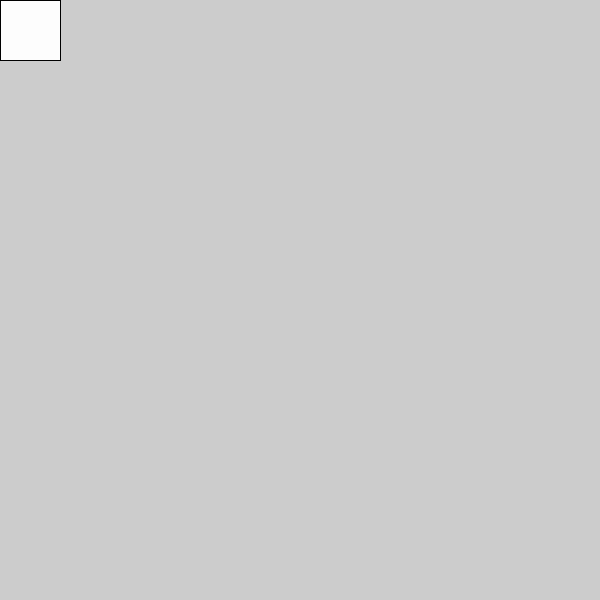
Frame 1 (no input)
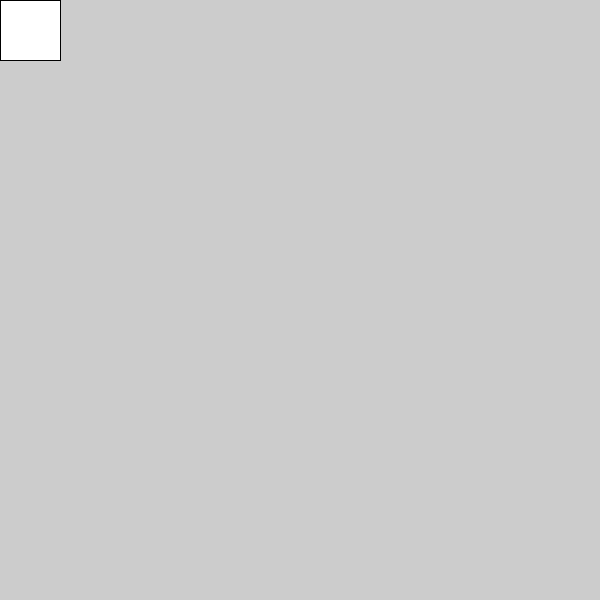
Frame 60 (the mouse pressed at the canvas centre just before this capture)
Frame 120 (the mouse held since frame 60 and released just before this capture): identical to frame 60, image omitted

The Processing sketch that drew these frames (run headless with seeded random() and noise(); from frame 60 on, the mouse is pressed at the canvas centre):

// Processing sketch: sketch_18
// ── sketch_18.pde
// this sketch uses a 2d array to store colors that 
// will be used to draw rectangles in a grid. 

// change the draw loop so that it draws evenly spaced 
// rectangles across the screen, and add a conditional 
// to make sure that once a color turns white, it returns 
// back to black as seen in the example gif.

int gridW = 10;
int gridH = 10;
float[][] greyColors = new float[gridW][gridH];

void setup() {
  size(600, 600);
  for (int i = 0; i < gridW; i++) {
    for (int j = 0; j < gridH; j++) {
      greyColors[i][j] = map(j * gridW + i, 0, gridW * gridH, 0, 255);
    }
  }
}

void draw() {
  for (int i = 0; i < gridW; i++) {
    for (int j = 0; j < gridH; j++) {
      greyColors[i][j]+=1;
      fill(greyColors[i][j]);
      rect(0, 0, width/gridW, height/gridH);
    }
  }
}
